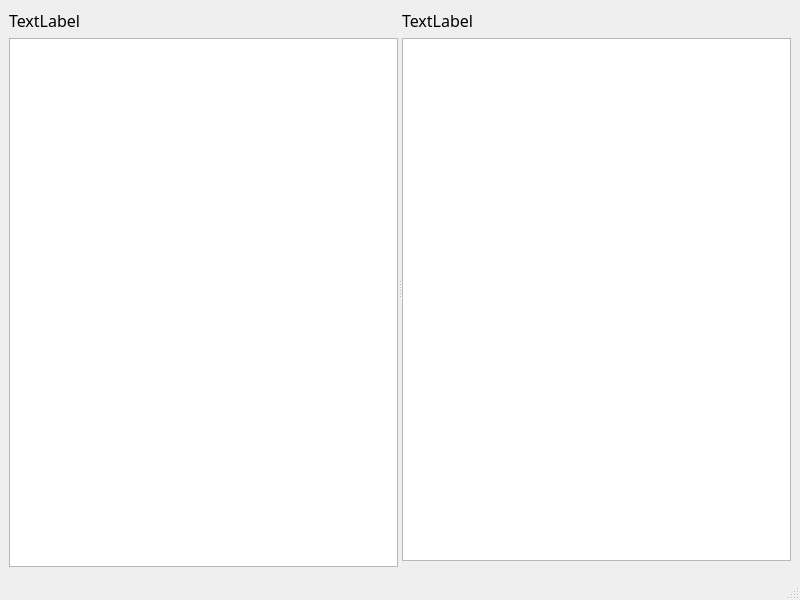
<?xml version="1.0" encoding="UTF-8"?>
<ui version="4.0">
 <class>MainWindow</class>
 <widget class="QMainWindow" name="MainWindow">
  <property name="geometry">
   <rect>
    <x>0</x>
    <y>0</y>
    <width>800</width>
    <height>600</height>
   </rect>
  </property>
  <property name="font">
   <font>
    <pointsize>12</pointsize>
   </font>
  </property>
  <property name="windowTitle">
   <string>Schedule</string>
  </property>
  <widget class="QWidget" name="centralwidget">
   <property name="font">
    <font>
     <family>Segoe UI Variable</family>
    </font>
   </property>
   <layout class="QGridLayout" name="gridLayout">
    <property name="leftMargin">
     <number>9</number>
    </property>
    <property name="topMargin">
     <number>9</number>
    </property>
    <property name="rightMargin">
     <number>9</number>
    </property>
    <property name="bottomMargin">
     <number>9</number>
    </property>
    <property name="spacing">
     <number>6</number>
    </property>
    <item row="0" column="0">
     <widget class="QSplitter" name="splitter">
      <property name="font">
       <font>
        <family>Segoe UI Variable</family>
        <pointsize>12</pointsize>
       </font>
      </property>
      <property name="orientation">
       <enum>Qt::Horizontal</enum>
      </property>
      <property name="childrenCollapsible">
       <bool>false</bool>
      </property>
      <widget class="QWidget" name="gridLayoutWidget">
       <property name="font">
        <font>
         <family>Segoe UI Variable</family>
         <pointsize>12</pointsize>
        </font>
       </property>
       <layout class="QGridLayout" name="scheduleTableLayout">
        <property name="spacing">
         <number>6</number>
        </property>
        <item row="1" column="0">
         <widget class="QTableView" name="scheduleTableView">
          <property name="font">
           <font>
            <family>Segoe UI Variable</family>
            <pointsize>12</pointsize>
           </font>
          </property>
         </widget>
        </item>
        <item row="0" column="0">
         <widget class="QLabel" name="scheduleTableLabel">
          <property name="font">
           <font>
            <family>Segoe UI Variable</family>
            <pointsize>12</pointsize>
           </font>
          </property>
          <property name="text">
           <string>TextLabel</string>
          </property>
         </widget>
        </item>
       </layout>
      </widget>
      <widget class="QWidget" name="gridLayoutWidget_2">
       <property name="font">
        <font>
         <family>Segoe UI Variable</family>
         <pointsize>12</pointsize>
        </font>
       </property>
       <layout class="QGridLayout" name="roomListLayout">
        <property name="spacing">
         <number>6</number>
        </property>
        <item row="1" column="0">
         <widget class="QListView" name="roomListView">
          <property name="font">
           <font>
            <family>Segoe UI Variable</family>
            <pointsize>12</pointsize>
           </font>
          </property>
         </widget>
        </item>
        <item row="0" column="0">
         <widget class="QLabel" name="roomListLabel">
          <property name="font">
           <font>
            <family>Segoe UI Variable</family>
            <pointsize>12</pointsize>
           </font>
          </property>
          <property name="text">
           <string>TextLabel</string>
          </property>
         </widget>
        </item>
        <item row="2" column="0">
         <widget class="RoomCard" name="roomCard" native="true"/>
        </item>
       </layout>
      </widget>
     </widget>
    </item>
   </layout>
  </widget>
  <widget class="QMenuBar" name="menubar">
   <property name="geometry">
    <rect>
     <x>0</x>
     <y>0</y>
     <width>800</width>
     <height>27</height>
    </rect>
   </property>
  </widget>
  <widget class="QStatusBar" name="statusbar"/>
 </widget>
 <customwidgets>
  <customwidget>
   <class>RoomCard</class>
   <extends>QWidget</extends>
   <header>views/RoomCard.h</header>
   <container>1</container>
  </customwidget>
 </customwidgets>
 <resources/>
 <connections/>
</ui>
